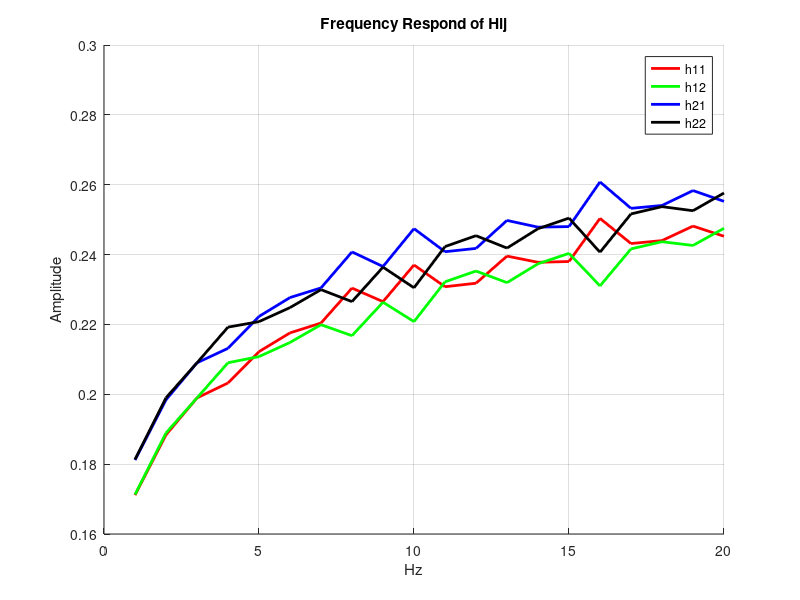

The MATLAB source for this figure:
n = 74;
h = zeros(2, 2, 20);
mimo_pilot = zeros(2,n);
mimo_obser = zeros(2,n);
for k = 1:20
    for i = 1:n
        mimo_pilot(1, i) = randi([99, 100]);  
        mimo_pilot(2, i) = randi([99, 100]);  
    end


    for i = 1:n
        mimo_obser(1, i) = 3 + 5*log(500*k);  
        mimo_obser(2, i) = 5 + 5*log(500*k); 
    end

    h(:, :, k) = mimo_obser * mimo_pilot' * (mimo_pilot * mimo_pilot')^-1;
end

figure; 
hold on; 
k_values = 1:20; 
plot(k_values, squeeze(h(1, 1, :)), 'r-', 'LineWidth', 2); 
plot(k_values, squeeze(h(1, 2, :)), 'g-', 'LineWidth', 2); 
plot(k_values, squeeze(h(2, 1, :)), 'b-', 'LineWidth', 2); 
plot(k_values, squeeze(h(2, 2, :)), 'k-', 'LineWidth', 2); 
hold off; 
xlabel('Hz');
ylabel('Amplitude');
title('Frequency Respond of Hij');
legend('h11', 'h12', 'h21', 'h22', 'Location', 'best');
grid on; 



